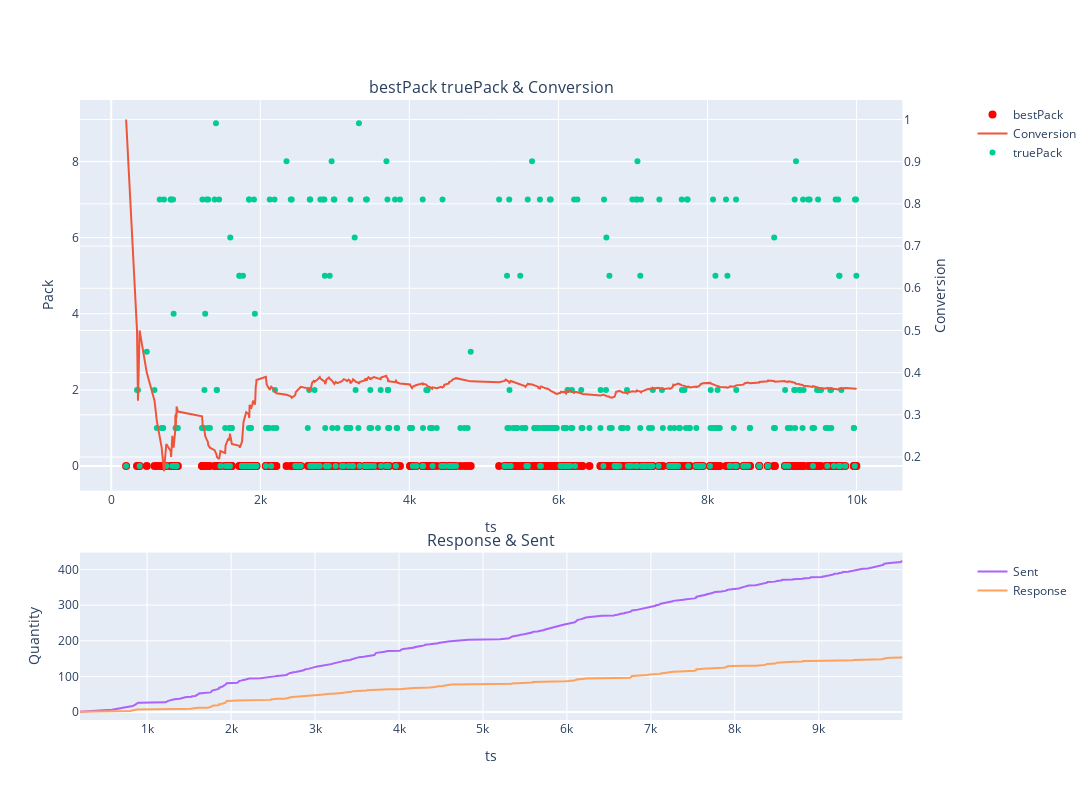

Notebook code cell kept with this figure:
### Code cell
CommonChart(complLeadsShort0, topic, pack)

### Figure 1 — Plotly figure (JSON) as saved in the notebook; plotly's stock layout.template omitted (floating-point values rounded to 4 significant figures; data arrays with more than 128 entries replaced by an {"elided": "..."} marker saying what was removed)
{"data": [{"legendgroup": "1", "marker": {"cmax": 10, "cmin": 0, "color": "rgb(255,0,0)", "size": 8}, "mode": "markers", "name": "bestPack", "type": "scatter", "x": {"elided": "424 int values"}, "xaxis": "x", "y": {"elided": "424 int values"}, "yaxis": "y"}, {"legendgroup": "1", "name": "Conversion", "type": "scatter", "x": {"elided": "424 int values"}, "xaxis": "x", "y": {"elided": "424 float values"}, "yaxis": "y2"}, {"legendgroup": "1", "mode": "markers", "name": "truePack", "type": "scatter", "x": {"elided": "424 int values"}, "xaxis": "x", "y": {"elided": "424 int values"}, "yaxis": "y"}, {"legendgroup": "2", "name": "Sent", "type": "scatter", "x": {"elided": "424 int values"}, "xaxis": "x2", "y": {"elided": "424 int values"}, "yaxis": "y3"}, {"legendgroup": "2", "name": "Response", "type": "scatter", "x": {"elided": "424 int values"}, "xaxis": "x2", "y": {"elided": "424 int values"}, "yaxis": "y3"}], "layout": {"annotations": [{"font": {"size": 16}, "showarrow": false, "text": "bestPack truePack & Conversion", "x": 0.47, "xanchor": "center", "xref": "paper", "y": 1, "yanchor": "bottom", "yref": "paper"}, {"font": {"size": 16}, "showarrow": false, "text": "Response & Sent", "x": 0.47, "xanchor": "center", "xref": "paper", "y": 0.27, "yanchor": "bottom", "yref": "paper"}], "height": 800, "legend": {"tracegroupgap": 400}, "width": 1550, "xaxis": {"anchor": "y", "autorange": true, "domain": [0, 0.94], "range": [-393.3, 10590.0], "title": {"text": "ts"}, "type": "linear"}, "xaxis2": {"anchor": "y3", "autorange": true, "domain": [0, 0.94], "range": [200, 9997], "title": {"text": "ts"}, "type": "linear"}, "yaxis": {"anchor": "x", "autorange": true, "domain": [0.37, 1], "range": [-0.644, 9.611], "title": {"text": "Pack"}, "type": "linear"}, "yaxis2": {"anchor": "x", "autorange": true, "overlaying": "y", "range": [0.1204, 1.046], "side": "right", "title": {"text": "Conversion"}, "type": "linear"}, "yaxis3": {"anchor": "x2", "autorange": true, "domain": [0, 0.27], "range": [-22.5, 447.5], "title": {"text": "Quantity"}, "type": "linear"}}}
